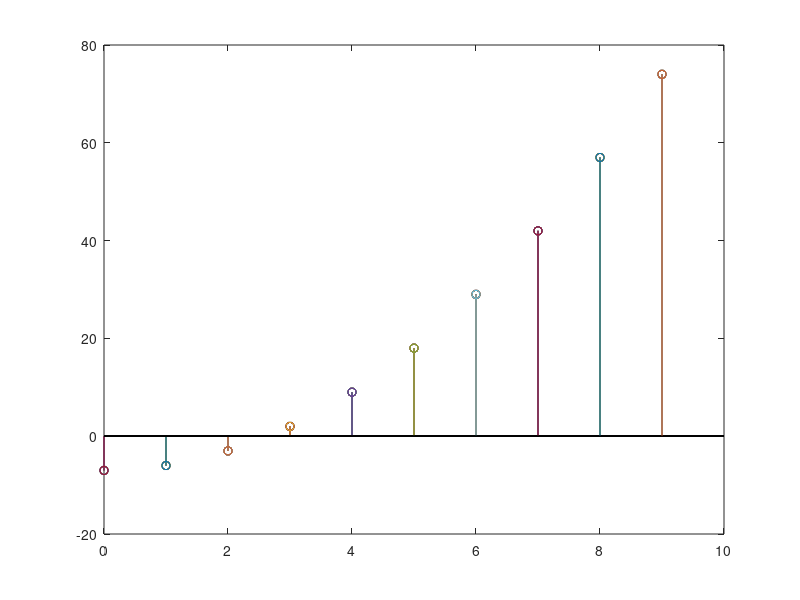

MATLAB code for this plot:
for n = 0:1:9
    if n<=9
        n2 = n.^2 - 7;
        n2;
        stem(n,n2)
        hold on
    end
end
for n = 10:1:99
    while n>9
        if n>9
        m = n - 10;
        n = m;
            if n <= 9
            n3 = n.^2 - 7;
            stem(n,n3)
            hold on
            pause(0.03)
            end
        end   
    end
end